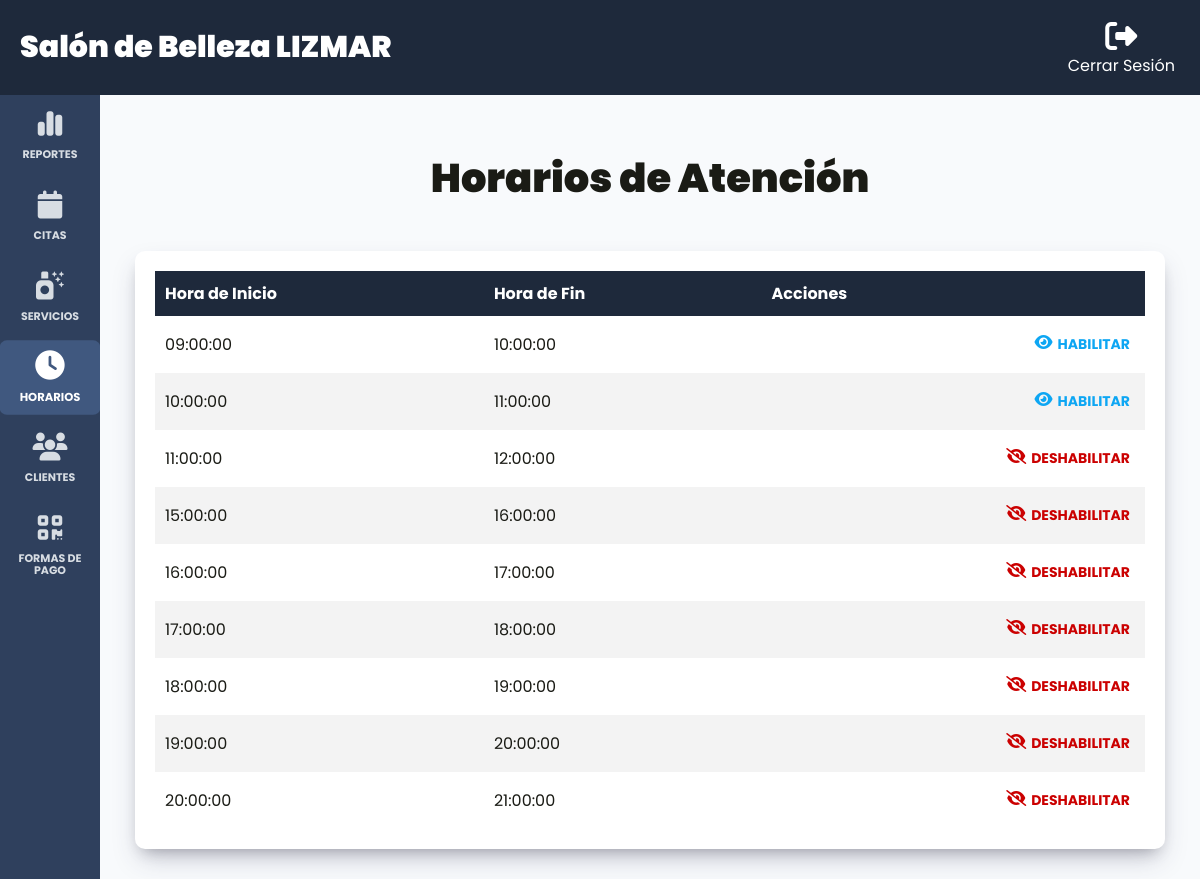
The page /admin/horarios (signed in) on the database as committed earlier.
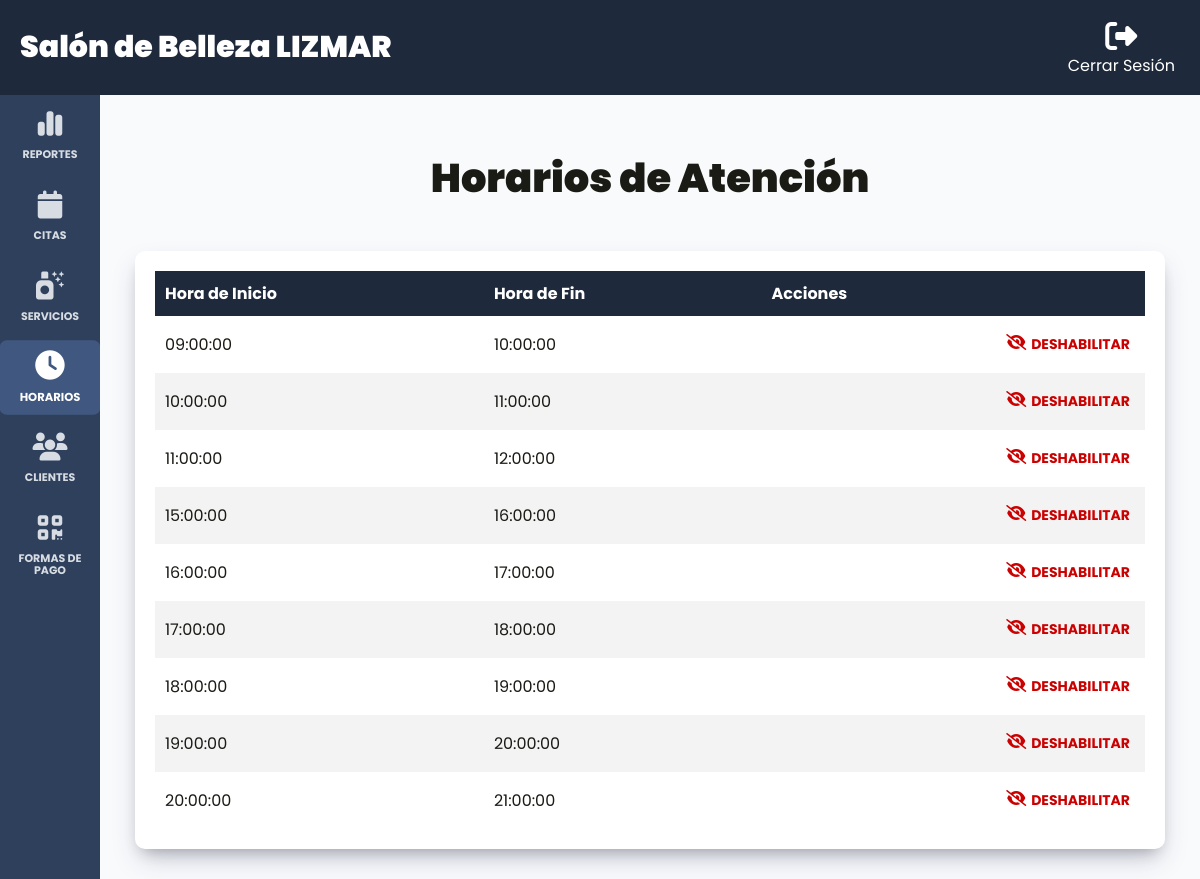
The same page on the database as committed later.
### tables this page shows
CREATE TABLE `horarios` (
  `id` int NOT NULL AUTO_INCREMENT,
  `horaInicio` time DEFAULT NULL,
  `horaFin` time DEFAULT NULL,
  `estado` tinyint DEFAULT NULL,
  PRIMARY KEY (`id`)
);

### controllers/HorariosController.php (called while the page is built, shortened)
<?php
class HorariosController {
    public static function index(Router $router) {
        $horarios = Horario::all();
        $router->render('admin/horarios/index', [
            'horarios' => $horarios
        ]);
    }
}

### public/index.php (called while the page is built, shortened)
<?php
$router = new Router();
$router->get('/', [LoginController::class, 'login']);
$router->post('/', [LoginController::class, 'login']);
$router->get('/logout', [LoginController::class, 'logout']);
$router->get('/forgot-password', [LoginController::class, 'forgotPassword']);
$router->post('/forgot-password', [LoginController::class, 'forgotPassword']);
$router->get('/reset-password', [LoginController::class, 'resetPassword']);
$router->post('/reset-password', [LoginController::class, 'resetPassword']);
$router->get('/create-account', [LoginController::class, 'createAccount']);
$router->post('/create-account', [LoginController::class, 'createAccount']);
$router->get('/confirm-account', [LoginController::class, 'confirmAccount']);
$router->get('/message', [LoginController::class, 'message']);
$router->get('/cita', [CitaController::class, 'index']);
$router->get('/historial', [CitaController::class, 'showHistorial']);
$router->post('/cita/cancelar', [CitaController::class, 'update']);
$router->get('/api/servicios', [APIController::class, 'index']);
$router->get('/api/horarios', [APIController::class, 'showHorarios']);
$router->post('/api/horarios/estado', [APIController::class, 'cambiarEstadoHorarios']);
$router->post('/api/citas', [APIController::class, 'create']);
$router->get('/api/citas_admin', [APIController::class, 'getCitas']);
$router->get('/api/reportes/ingresos_mensuales', [ReportesAPIController::class, 'ingresosPorMes']);
$router->get('/api/reportes/ingresos_diarios', [ReportesAPIController::class, 'ingresosPorDia']);
$router->get('/api/reportes/servicios_solicitados', [ReportesAPIController::class, 'serviciosSolicitados']);
$router->get('/api/reportes/clientes_frecuentes', [ReportesAPIController::class, 'clientesFrecuentes']);
$router->get('/api/reportes/horarios_demandados', [ReportesAPIController::class, 'horariosDemandados']);
$router->get('/admin/dashboard', [DashboardController::class, 'index']);
$router->get('/admin/citas', [CitasController::class, 'index']);
$router->post('/admin/citas/editar', [CitasController::class, 'update']);
$router->get('/admin/clientes', [ClientesController::class, 'index']);
$router->get('/admin/horarios', [HorariosController::class, 'index']);
$router->get('/admin/formas_pagos', [FormasPagosController::class, 'index']);
$router->get('/admin/formas_pagos/actualizar_qr', [FormasPagosController::class, 'update']);
$router->post('/admin/formas_pagos/actualizar_qr', [FormasPagosController::class, 'update']);
$router->get('/admin/servicios', [ServiciosController::class, 'index']);
$router->get('/admin/servicios/crear', [ServiciosController::class, 'create']);
$router->post('/admin/servicios/crear', [ServiciosController::class, 'create']);
$router->get('/admin/servicios/editar', [ServiciosController::class, 'update']);
$router->post('/admin/servicios/editar', [ServiciosController::class, 'update']);
$router->post('/admin/servicios/eliminar', [ServiciosController::class, 'delete']);
$router->get('/error/404', [Pagina404Controller::class, 'index']);
$router->comprobarRutas();

### models/ActiveRecord.php (called while the page is built, shortened)
<?php
class ActiveRecord {
    protected static $db;
    protected static $tabla = '';
    public static function setDB($database) {
        self::$db = $database;
    }
    public static function consultarSQL($query) {
        $resultado = self::$db->query($query);
        $array = [];
        while ($registro = $resultado->fetch_assoc()) {
            $array[] = static::crearObjeto($registro);
        }
        return $array;
    }
    protected static function crearObjeto($registro) {
        $objeto = new static;
        foreach ($registro as $key => $value) {
            if (property_exists($objeto, $key)) {
                $objeto->$key = $value;
            }
        }
        return $objeto;
    }
    public static function all() {
        $query = "SELECT * FROM " . static::$tabla;
        $resultado = self::consultarSQL($query);
        return $resultado;
    }
}

### views/admin/horarios/index.php (the view)
<h1 class="nombre-pagina">Horarios de Atención</h1>
<div class="dashboard__contenedor">
    <?php if (!empty($horarios)): ?>
        <table class="table" id="myTable">
            <thead class="table__thead">
                <tr>
                    <th scope="col" class="table__th">Hora de Inicio</th>
                    <th scope="col" class="table__th">Hora de Fin</th>
                    <th scope="col" class="table__th">Acciones</th>
                </tr>
            </thead>
            <tbody class="table__tbody">
                <?php foreach ($horarios as $horario): ?>
                    <tr class="table__tr">
                        <td class="table__td">
                            <?php echo $horario->horaInicio; ?>
                        </td>
                        <td class="table__td">
                            <?php echo $horario->horaFin; ?>
                        </td>
                        <td class="table__td--acciones">
                            <button type="button" class="table__accion btn-toggle-estado <?php echo $horario->estado ? 'table__accion--deshabilitar' : 'table__accion--habilitar'; ?>" data-id="<?php echo $horario->id; ?>" data-estado="<?php echo $horario->estado; ?>">
                                <i class="fa-solid <?php echo $horario->estado ? 'fa-eye-slash' : 'fa-eye' ?>"></i>
                                <?php echo $horario->estado ? 'Deshabilitar' : 'Habilitar'; ?>
                            </button>
                        </td>
                    </tr>
                <?php endforeach; ?>
            </tbody>
        </table>
    <?php else: ?>
        <p class="text-center">No hay servicios registrados</p>
    <?php endif; ?>
</div>

Rows that differ between the two databases and show on the page:
changed horarios (number 1 of 9 on the later page): estado "HABILITAR" → "DESHABILITAR"
changed horarios (number 2 of 9 on the later page): estado "HABILITAR" → "DESHABILITAR"
